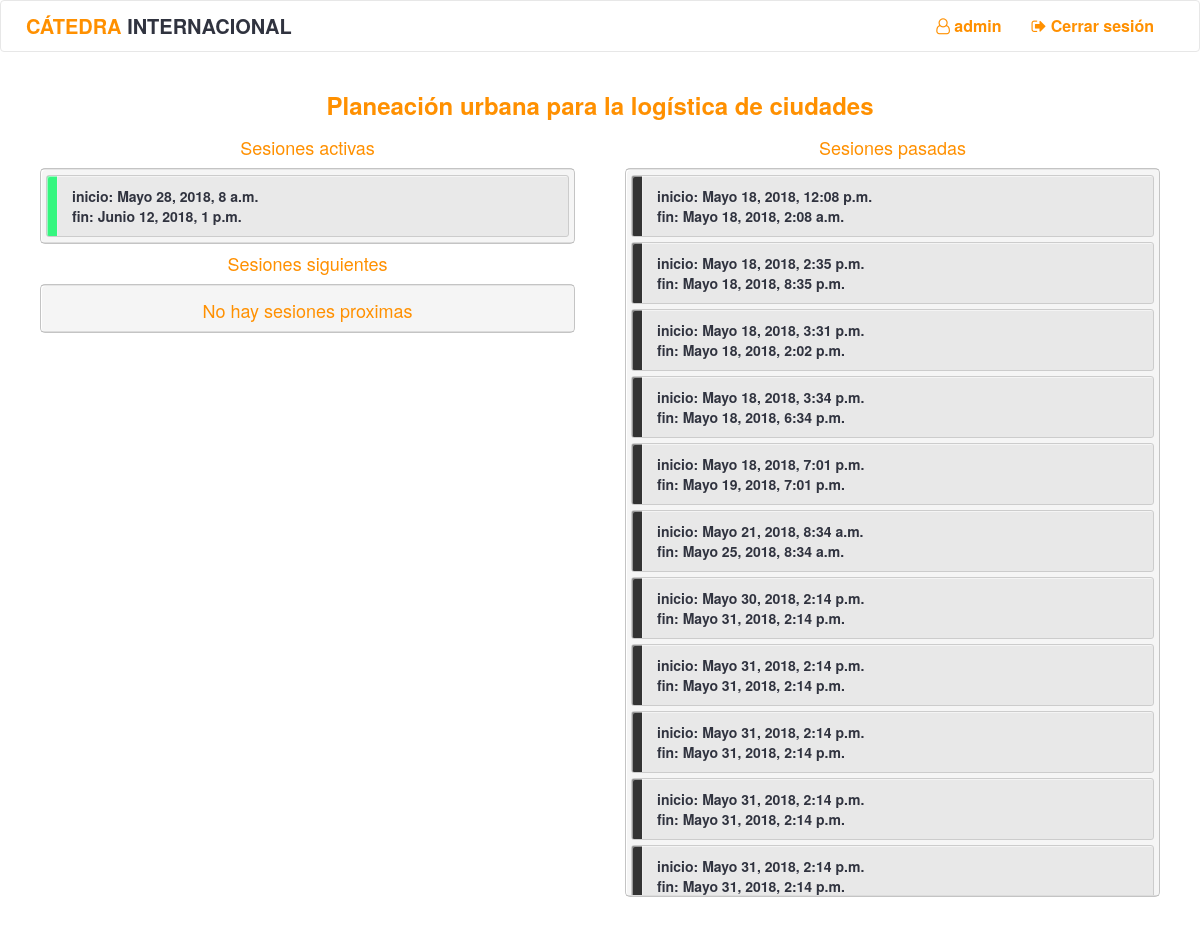
Page /curso/1/ (signed in) on the committed database.
### qr/models.py (models this page shows, shortened)
class Curso(models.Model):
    identificador = models.IntegerField(default=0000, null=False)
    nombre = models.CharField(max_length=300)
    clases = models.ManyToManyField(Clase)
    monitores = models.ManyToManyField(User)

class Clase(models.Model):
    inicio = models.DateTimeField(default=datetime.now)
    fin = models.DateTimeField(default=datetime.now)

### qr/views.py (the view)
# urls.py: url(r"^curso/(?P<id_curso>[0-9]+)/$", views.curso, name="curso"),
def curso(request, id_curso):
    if not request.user.is_authenticated():
        return redirect('qr:login')
    curso = get_object_or_404(Curso, pk=id_curso)
    if request.user not in curso.monitores.all():
        return redirect('qr:home')
    dateNow = datetime.now(tz=timezone.utc)
    previous = curso.clases.all().filter(fin__lt=dateNow)
    next = curso.clases.all().filter(inicio__gt=dateNow)
    now = curso.clases.all().filter(Q(inicio__lte=dateNow)&Q(fin__gt=dateNow))
    context = {
        "curso" : curso,
        "previous": previous,
        "next": next,
        "now": now
    }
    return render(request, "qr/curso.html", context)

### templates/qr/curso.html (shortened to what this page needs)
{% extends 'qr/base.html' %}
{% load staticfiles %}
{% block head %}
    <link rel="stylesheet" href="{% static "qr/css/curso.css" %}">
{% endblock %}
{% block body %}
    <div class="container">
        <div class="row">
            <h3 class="center"><b>{{ curso.nombre }}</b></h3>
        </div>
        <div class="row ">
            <div class="col-sm-6 sesiones_list">
                <div class="row">
                    <h4 class="center">Sesiones activas</h4>
                    <div class="notebooks" >
                      <ul class="notebook_ul">
                          {%  for clase in now %}
                            <li class="li-clase li-active">
                                <a href="{% url 'qr:clase' curso.id clase.id%}">
                                  inicio: {{clase.inicio}}<br/>
                                  fin: {{clase.fin}}<br/>
                                </a>
                            </li>
                          {% endfor %}
                      </ul>
                    </div>
                </div>
                    <div class="row">
                        <h4 class="center">Sesiones siguientes</h4>
                        <div class="notebooks" >
                            <ul class="notebook_ul">
                             {% if not next %}
                            <h4 class="center">No hay sesiones proximas</h4>
                            {% endif %}
                      </ul>
                    </div>
                </div>
            </div>
            <div class="col-sm-6 sesiones_list">
                <div class="row">
                    <h4 class="center">Sesiones pasadas</h4>
                    <div class="notebooks" >
                        <ul class="notebook_ul">
                            {%  for clase in previous %}
                                <li class="li-clase li-previous">
                                 <a href="{% url 'qr:clase' curso.id clase.id %}">
                                  inicio: {{clase.inicio}}<br/>
                                  fin: {{clase.fin}}<br/>
                                 </a>
                                </li>
                            {% endfor %}
                        </ul>
                    </div>
                </div>
            </div>
        </div>
    </div>
{% endblock %}

### templates/qr/base.html (shortened to what this page needs)
<!DOCTYPE html>
<html>
    {% load staticfiles %}
    <head>
        <link rel="stylesheet" href="https://maxcdn.bootstrapcdn.com/bootstrap/3.3.7/css/bootstrap.min.css">
        <link rel="stylesheet" href="https://maxcdn.bootstrapcdn.com/font-awesome/4.7.0/css/font-awesome.min.css">
        <link rel="stylesheet" href="{% static "qr/css/qr.css" %}">
        {% block head %}{% endblock %}
    </head>
    <body>
        {% if user.is_authenticated %}
        <header class="page-row">
            <nav class="navbar navbar-default">
              <div class="container-fluid">
                <div class="navbar-header">
                    <a class="li_nav" href="{% url 'qr:home' %}">
                        <span class="nav-title">CÁTEDRA <span class="text-gray">INTERNACIONAL</span></span>
                    </a>
                </div>
                <div class="collapse navbar-collapse" id="bs-example-navbar-collapse-1">
                  <ul class="nav navbar-nav right-nav">
                    <li id="li-username">
                        <a class="li_nav" href="#">
                            <i class="fa fa-user-o" aria-hidden="true"></i> {{ user.username }}
                        </a>
                    </li>
                    {% if user.is_authenticated %}
                        <li>
                            <a class="li_nav" href="{% url 'qr:logout' %}"><i class="fa fa-sign-out" aria-hidden="true"></i> Cerrar sesión</a>
                        </li>
                    {% else %}
                        <li>
                            <a class="li_nav" href="{% url 'qr:login' %}"><i class="fa fa-sign-in" aria-hidden="true"></i> Iniciar sesión</a>
                        </li>
                    {% endif %}
                  </ul>
                </div>
              </div>
            </nav>
        </header>
        {% endif %}
        <main class="page-row page-row-expanded">
            {% block body %}{% endblock %}
        </main>
    </body>
</html>

### qr/static/qr/css/qr.css (style rules this page uses)
body { background-color: #ffffff; }
h4,h1,h2,h3,h5, .yellow { color: #FF9000; }
.center { text-align: center; }
#li-username { line-height: 50px; color: #777777; }
.navbar { background-color: #ffffff; color: #FF9000; }
.li_nav { color: #FF9000 !important; font-size: 16px; }
.nav-title { line-height: 50px; color: #FF9000; font-weight: bold; margin-left: 10px; font-size: 20px ; }
a { color: #30333F; font-weight: bold; }
.text-gray { color: #30333F; }
@media (min-width: 768px) { .right-nav { float: right; } }

### qr/static/qr/css/curso.css (style rules this page uses)
.sesiones_list { padding: 0 40px; }
.notebooks { background: whitesmoke; width: 100%; border: 1px solid rgba(0, 0, 0, 0.2); border-radius: 5px; box-shadow: inset 1px 1px 0 white; max-height: 75vh; }
.notebook_ul { margin: 0 auto; max-height: 70vh; overflow-y: auto; border: 1px solid rgba(0, 0, 0, 0.1); padding: 5px 5px 0 5px; border-left: none; border-right: none; }
.li-clase { list-style: none; background-color: rgba(0, 0, 0, 0.05); padding: 10px 15px 10px 25px; border: 1px solid #CCC; box-shadow: inset 1px 1px 0 rgba(255, 255, 255, 0.5); margin-bottom: 5px; width: 100%; box-sizing: border-box; cursor: pointer; border-radius: 3px; }
.li-active { background-image: linear-gradient( 90deg, #35F67F 10px, #EEE 10px, #EEE 11px, transparent 11px); }
.li-previous { background-image: linear-gradient( 90deg, #333333 10px, #EEE 10px, #EEE 11px, transparent 11px); }

### rows in the picture
Curso: nombre "Planeación urbana para la logística de ciudades"
Clase: inicio "Mayo 28, 2018, 8 a.m.", fin "Junio 12, 2018, 1 p.m."
Clase: inicio "Mayo 18, 2018, 12:08 p.m.", fin "Mayo 18, 2018, 2:08 a.m."
Clase: inicio "Mayo 18, 2018, 2:35 p.m.", fin "Mayo 18, 2018, 8:35 p.m."
Clase: inicio "Mayo 18, 2018, 3:31 p.m.", fin "Mayo 18, 2018, 2:02 p.m."
Clase: inicio "Mayo 18, 2018, 3:34 p.m.", fin "Mayo 18, 2018, 6:34 p.m."
Clase: inicio "Mayo 18, 2018, 7:01 p.m.", fin "Mayo 19, 2018, 7:01 p.m."
Clase: inicio "Mayo 21, 2018, 8:34 a.m.", fin "Mayo 25, 2018, 8:34 a.m."
Clase: inicio "Mayo 30, 2018, 2:14 p.m.", fin "Mayo 31, 2018, 2:14 p.m."
Clase: inicio "Mayo 31, 2018, 2:14 p.m.", fin "Mayo 31, 2018, 2:14 p.m."
Clase: inicio "Mayo 31, 2018, 2:14 p.m.", fin "Mayo 31, 2018, 2:14 p.m."
Clase: inicio "Mayo 31, 2018, 2:14 p.m.", fin "Mayo 31, 2018, 2:14 p.m."
Clase: inicio "Mayo 31, 2018, 2:14 p.m.", fin "Mayo 31, 2018, 2:14 p.m."

### other values in the picture
{{ user.username }} "admin"
